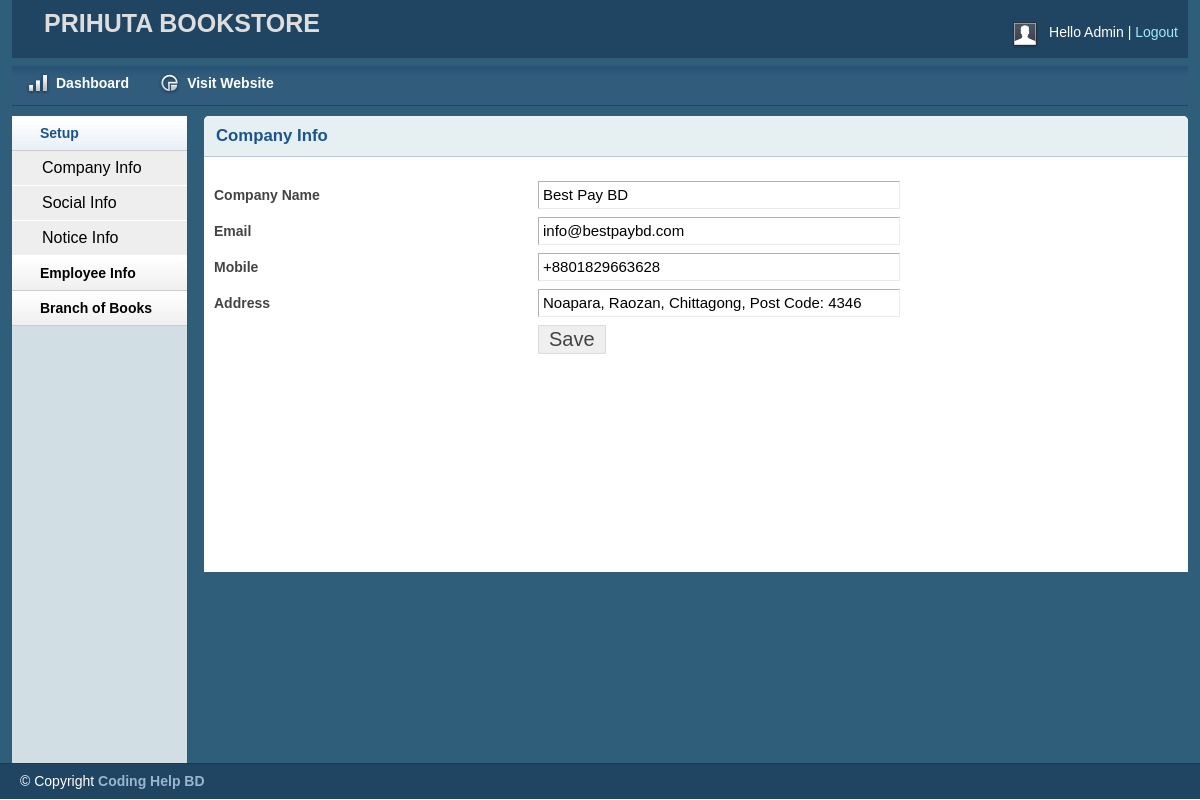
/admin/addCompanyInfo.php (signed in), run on the app's committed database.
### tables this page shows
CREATE TABLE IF NOT EXISTS `tbcompanyinfo` (
  `autoId` int(11) NOT NULL AUTO_INCREMENT,
  `companyName` varchar(150) NOT NULL DEFAULT '',
  `email` varchar(150) NOT NULL DEFAULT '',
  `mobile` varchar(150) NOT NULL DEFAULT '',
  `officeAddress` varchar(150) NOT NULL DEFAULT '',
  PRIMARY KEY (`autoId`)
);

### lib/Database.php (called while the page is built, shortened)
<?php
class Database{
	public $host   = DB_HOST;
	public $user   = DB_USER;
	public $pass   = DB_PASS;
	public $dbname = DB_NAME;
	public $link;
	private function connecDB()
	{
		$this->link = new mysqli($this->host, $this->user, $this->pass, $this->dbname);
        mysqli_query($this->link,"SET CHARACTER SET utf8");
        mysqli_query($this->link,"SET SESSION collation_connection ='utf8_general_ci'");
	}
	public function select($query)
	{
		$result = $this->link->query($query) or die ($this->link->error.__LINE__);
		if($result->num_rows > 0){
			return $result;
		}
		else{
			return false;
		}
	}
}
?>

### admin/addCompanyInfo.php (the view, shortened to what this page needs)
<?php include 'inc/header.php';?>
<?php include 'inc/sidebar.php';?>
<div class="grid_10">
    <div class="box round first grid">
        <h2>Company Info</h2>
        <div class="block">
        <?php
			$query="select companyName,email,mobile,officeAddress from tbCompanyInfo";
			$selectData=$db->select($query);
			if($selectData)
			{
				while($result=$selectData->fetch_assoc())
				{
		?>
         <form action="" method="post">
            <table class="form">
                <tr>
                    <td>
                        <label>Company Name</label>
                    </td>
                    <td>
                        <input type="text" value="<?php echo $result['companyName']; ?>" name="companyName" placeholder="Company Name.." class="medium" />
                    </td>
                </tr>
                <tr>
                    <td>
                        <label>Email</label>
                    </td>
                    <td>
                        <input type="text" value="<?php echo $result['email']; ?>" name="email" placeholder="Email.." class="medium" />
                    </td>
                </tr>
                <tr>
                    <td>
                        <label>Mobile</label>
                    </td>
                    <td>
                        <input type="text" value="<?php echo $result['mobile']; ?>" name="mobile" placeholder="Mobile No..." class="medium" />
                    </td>
                </tr>
                <tr>
                    <td>
                        <label>Address</label>
                    </td>
                    <td>
                        <input type="text" value="<?php echo $result['officeAddress']; ?>" name="officeAddress" placeholder="Office Address..." class="medium" />
                    </td>
                </tr>
				<tr>
                    <td></td>
                    <td>
                        <input type="submit" name="submit" Value="Save" />
                    </td>
                </tr>
            </table>
           </form>
           <?php
			}
			}
		?>
        </div>
    </div>
</div>
<?php include 'inc/footer.php';?>

### admin/css/layout.css (style rules this page uses)
body { background: #fff none repeat scroll 0 0; color: #444; font-size: 14px; padding: 0; }
h1, h2, h3, h4, h5, h6 { line-height:1.2em; margin-bottom:.3em; }
h2 { margin-top:1em; }
.box { background:#fff; margin-bottom:20px; padding:10px 10px 10px 10px; margin-left:-8px; }
.box.grid { padding-bottom:40px; }
.box.round { -moz-border-radius: 5px 5px 0px 0px; -webkit-border-radius: 5px 5px 0px 0px; border-radius: 5px 5px 0px 0px; }
.box h2 { font-size:1.2em; font-weight:bold; color:#1B548D; background:#E6F0F3; margin:-10px -10px 0 -10px; padding:10px 12px; border-bottom:1px solid #B3CBD6; -moz-border-radius: 5px 5px 0px 0px; -webkit-border-radius: 5px 5px 0px 0px; border-radius: 5px 5px 0px 0px; }
.box.first { min-height: 406px; }
.block { padding-top:20px; }
table.form { width:100%; }
table.form td { padding:4px 0px; }
table.form label { font-weight:bold; }
table.form input, table.form select { font-size: 15px; padding: 4px 4px 5px 4px; border-top: 1px solid #b3b3b3; border-left: 1px solid #b3b3b3; border-right: 1px solid #eaeaea; border-bottom: 1px solid #eaeaea; }
table.form input[type="submit"] { border: 1px solid #ddd; color: #444; cursor: pointer; font-size: 20px; padding: 2px 10px; }
input.medium { width: 55%; }
.block { padding-bottom:1px; }

### data on the page
tbcompanyinfo: companyName "Best Pay BD", email "info@bestpaybd.com", mobile "+8801829663628", officeAddress "Noapara, Raozan, Chittagong, Post Code: 4346"
